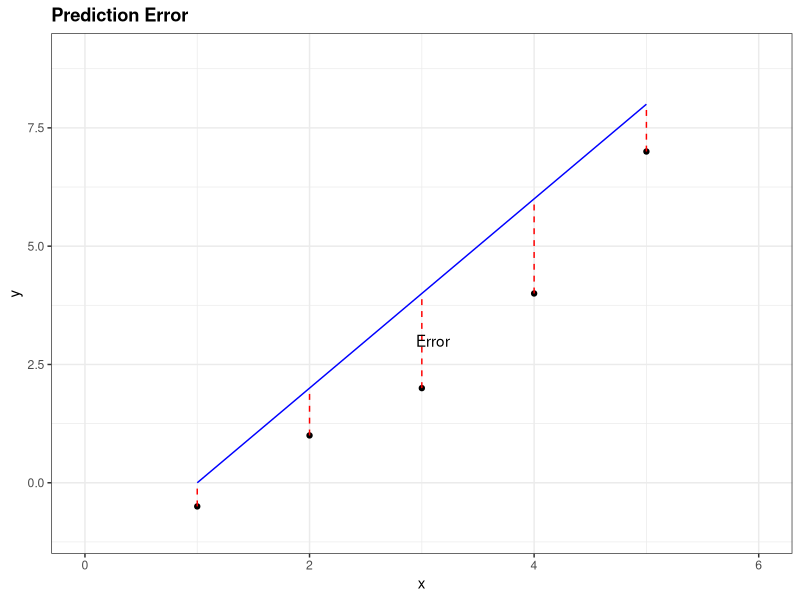
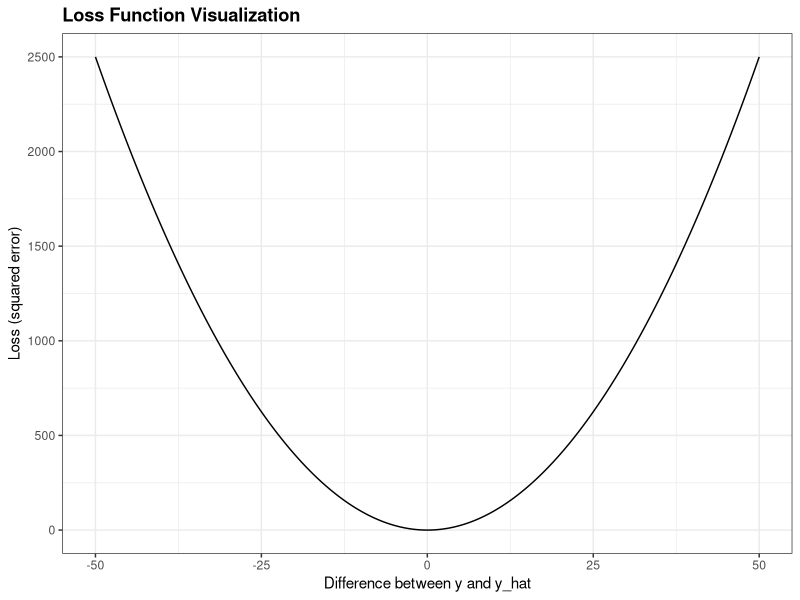

Here is the R script that generated these plots, in order:
## ---- chunk 1
options(digits=3)
set.seed(1)
library(tidyverse)
library(dslabs)
library(caret)
ds_theme_set()
## ---- chunk 2
# Load necessary library
library(tidyverse)

# Create sample labeled data
data <- data.frame(x = c(1, 2, 3, 4, 5), y = c(-0.5, 1, 2, 4, 7))

# Add predictions
data$y_hat <- c(0, 2, 4, 6, 8)

# Plot the data
ggplot(data, aes(x = x, y = y)) +
  geom_point() +
  xlim(0, 6) +
  ylim(-1, 9) +
  geom_line(aes(y = y_hat), color = 'blue') +
  geom_segment(aes(x = x, xend = x, y = y, yend = y_hat), color = 'red', linetype = 'dashed') +
  annotate("text", x = 3.1, y = 3, label = "Error") +
  ggtitle("Prediction Error")
## ---- chunk 3
# Define the loss function (mean squared error)
loss <- function(y, y_hat) {
  # Calculate distances
  distances <- y - y_hat
  
  # Calculate squared distances
  squared_distances <- distances^2
  
  # Return mean squared error
  mean(squared_distances)
}

# Example usage
y <- c(-0.5, 1, 2, 4, 7)
y_hat <- c(0, 2, 4, 6, 8)
loss(y, y_hat)
## ---- chunk 4
# Load necessary library
library(ggplot2)

# Generate data
x <- seq(-50, 50, 0.05)
y <- x^2

# Create the plot
ggplot(data = data.frame(x, y), aes(x = x, y = y)) +
  geom_line() +
  labs(
    x = "Difference between y and y_hat",
    y = "Loss (squared error)",
    title = "Loss Function Visualization"
  )
## ---- chunk 5
# Define the quadratic function
f <- function(x) { x^2 + 3*x + 2 }

# Define the gradient (derivative) of the function
f_prime <- function(x) { 2*x + 3 }

# Gradient Descent algorithm
gradient_descent <- function(f_prime, initial_x, learning_rate, n_iterations) {
  x <- initial_x
  for (i in 1:n_iterations) {
    x <- x - learning_rate * f_prime(x)
  }
  return(x)
}

# Parameters
initial_x <- 0
learning_rate <- 0.1
n_iterations <- 100

# Run Gradient Descent
optimal_x <- gradient_descent(f_prime, initial_x, learning_rate, n_iterations)
optimal_x
